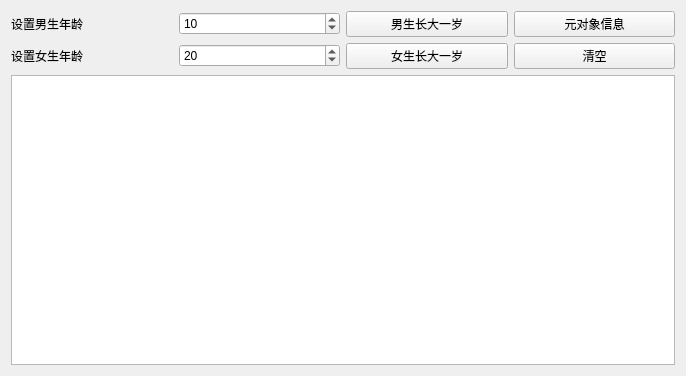
<?xml version="1.0" encoding="UTF-8"?>
<ui version="4.0">
 <class>Widget</class>
 <widget class="QWidget" name="Widget">
  <property name="geometry">
   <rect>
    <x>0</x>
    <y>0</y>
    <width>686</width>
    <height>376</height>
   </rect>
  </property>
  <property name="windowTitle">
   <string>元系统example</string>
  </property>
  <layout class="QVBoxLayout" name="verticalLayout">
   <item>
    <layout class="QGridLayout" name="gridLayout">
     <item row="0" column="0">
      <widget class="QLabel" name="boyLabel">
       <property name="text">
        <string>设置男生年龄</string>
       </property>
      </widget>
     </item>
     <item row="0" column="1">
      <widget class="QSpinBox" name="boySpinBox">
       <property name="value">
        <number>10</number>
       </property>
      </widget>
     </item>
     <item row="0" column="2">
      <widget class="QPushButton" name="boyPushButton">
       <property name="text">
        <string>男生长大一岁</string>
       </property>
      </widget>
     </item>
     <item row="0" column="3">
      <widget class="QPushButton" name="metaObjectInfoButton">
       <property name="text">
        <string>元对象信息</string>
       </property>
      </widget>
     </item>
     <item row="1" column="0">
      <widget class="QLabel" name="girlLabel">
       <property name="text">
        <string>设置女生年龄</string>
       </property>
      </widget>
     </item>
     <item row="1" column="1">
      <widget class="QSpinBox" name="girlSpinBox">
       <property name="value">
        <number>20</number>
       </property>
      </widget>
     </item>
     <item row="1" column="2">
      <widget class="QPushButton" name="girlPushButton">
       <property name="text">
        <string>女生长大一岁</string>
       </property>
      </widget>
     </item>
     <item row="1" column="3">
      <widget class="QPushButton" name="clearTextButton">
       <property name="text">
        <string>清空</string>
       </property>
      </widget>
     </item>
    </layout>
   </item>
   <item>
    <widget class="QPlainTextEdit" name="plainTextEdit"/>
   </item>
  </layout>
 </widget>
 <resources/>
 <connections/>
</ui>
